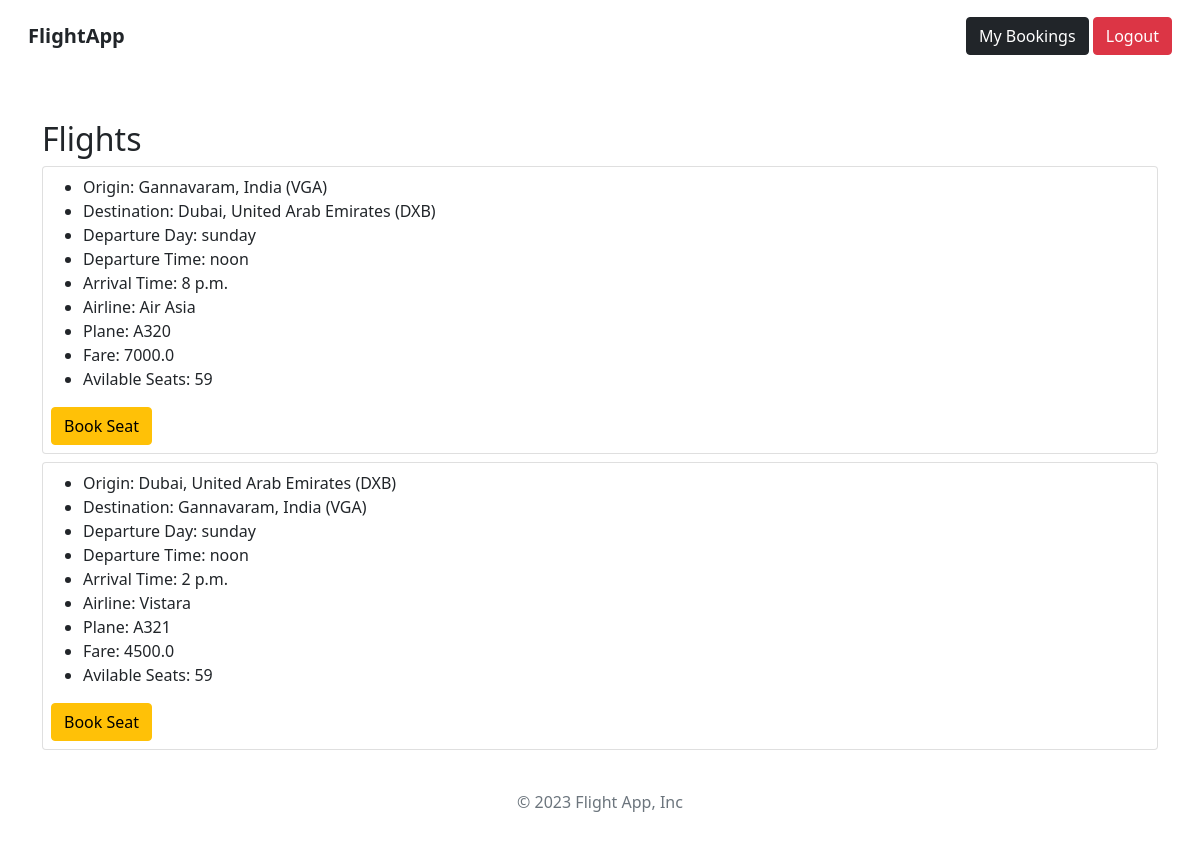
Page /flights/ (signed in) on the committed database.
### base/models.py (models this page shows, shortened)
class Flight(models.Model):
    origin = models.ForeignKey(Place, on_delete=models.CASCADE, related_name="departures")
    destination = models.ForeignKey(Place, on_delete=models.CASCADE, related_name="arrivals")
    departure_time = models.TimeField(auto_now=False, auto_now_add=False)
    departure_day = models.ManyToManyField(Week, related_name="flights_of_the_day")
    duration = models.DurationField(null=True)
    arrival_time = models.TimeField(auto_now=False, auto_now_add=False)
    plane = models.CharField(max_length=24)
    airline = models.CharField(max_length=64)
    fare = models.FloatField(null=True)
    seats = models.PositiveIntegerField(null=True, default=60)

class Place(models.Model):
    city = models.CharField(max_length=64)
    airport = models.CharField(max_length=64)
    code = models.CharField(max_length=3)
    country = models.CharField(max_length=64)
    def __str__(self):
        return f"{self.city}, {self.country} ({self.code})"

class Week(models.Model):
    number = models.IntegerField()
    name = models.CharField(max_length=16)

### base/views.py (the view)
# urls.py: path('flights/', flights, name='flights'),
@login_required(login_url='login')
def flights(request):
    flights = None
    if request.method == 'POST':
        origin = request.POST.get('origin')
        destination = request.POST.get('destination')
        departure_time = request.POST.get('departure_time')
        if departure_time is not '':
            departure_time = datetime.strptime(departure_time, '%H:%M:%S').time()
        flights = Flight.objects.filter(
            origin=origin,
            destination=destination
        )
        if departure_time:
            flights = flights = flights.filter(
            Q(departure_day__number__gt=date.today().weekday()) |
            (Q(departure_day__number=date.today().weekday()) & Q(departure_time__gt=departure_time)))
        else:
            flights = flights = flights.filter(
            Q(departure_day__number__gt=date.today().weekday())
    )
    else:
        flights = Flight.objects.all()
    return render(request, 'base/flights.html', { 'flights' : flights })

### base/templatetags/base_extras.py (called while the page is built)
@register.filter(name='has_group')
def has_group(user, group_name):
    group = Group.objects.get(name=group_name)
    return True if group in user.groups.all() else False

### base/templates/base/flights.html (shortened to what this page needs)
{% extends 'base.html' %}
{% load static crispy_forms_tags %}
{% load static base_extras.py %}
{% block content%}
<div class="container">
    <h2>Flights</h2>
    <div>
        {% for flight in flights %}
        <div class="card p-2 my-2">
            <ul>
                <li>Origin: {{flight.origin}}</li>
                <li>Destination: {{flight.destination}}</li>
                <li>Departure Day:
                    {% for day in flight.departure_day.all %}
                    {{day.name}}
                    {% endfor %}
                </li>
                <li>Departure Time: {{flight.departure_time}}</li>
                <li>Arrival Time: {{flight.arrival_time}}</li>
                <li>Airline: {{flight.airline}}</li>
                <li>Plane: {{flight.plane}}</li>
                <li>Fare: {{flight.fare}}</li>
                <li>Avilable Seats: {{flight.seats}}</li>
            </ul>
            <div>
                {% if request.user|has_group:"admin" %}
                <a href="{% url 'view_bookings' flight.id  %}" class="btn btn-info"> Show bookings</a>
                <a href="{% url 'delete_flight' flight.id %}" class="btn btn-danger">Delete</a>
                {% else %}
                <a href="{% url 'book_flight' flight.id %}" class="btn btn-warning">Book Seat</a>
                {% endif %}
            </div>
        </div>
        {% endfor %}
    </div>
</div>
{% endblock %}

### templates/base.html (shortened to what this page needs)
<!DOCTYPE html>
<html lang="en">
<head>
    <link href="https://cdn.jsdelivr.net/npm/bootstrap@5.0.2/dist/css/bootstrap.min.css" rel="stylesheet"
>
</head>
<body>
    {% load static base_extras.py %}
    <nav class="navbar navbar-expand-lg bg-body-tertiary p-3">
        <div class="container-fluid">
            <div class="navbar-brand">
                <b>FlightApp</b>
            </div>
            <div class="collapse navbar-collapse" id="navbarSupportedContent">
                <div>
                    {% if not request.user.is_authenticated %}
                    <a class="btn btn-outline-primary" href="{% url 'login' %}">Login</a>
                    <a class="btn btn-outline-success" href="{% url 'register' %}">
                        SignUp
                    </a>
                    {% else %}
                    {% if request.user|has_group:"admin" %}
                    <a href="{% url 'add_flight' %}" class="btn btn-primary">Add Flight</a>
                    {% else %}
                    <a href="{% url 'user_bookings' %}" class="btn btn-dark">My Bookings</a>
                    {% endif %}
                    <a href="{% url 'logout' %}" class="btn btn-danger">Logout</a>
                    {% endif %}
                </div>
            </div>
        </div>
    </nav>
    {% block content %}
    {% endblock %}
    <div class="container">
        <footer class="py-3 my-4">
            <p class="text-center text-muted">© 2023 Flight App, Inc</p>
        </footer>
    </div>
</body>
</html>

### rows in the picture
Flight: origin "Gannavaram, India (VGA)", destination "Dubai, United Arab Emirates (DXB)", departure_time "noon", arrival_time "8 p.m.", airline "Air Asia", plane "A320", fare "7000.0", seats "59"
Week: name "sunday"
Flight: origin "Dubai, United Arab Emirates (DXB)", destination "Gannavaram, India (VGA)", departure_time "noon", arrival_time "2 p.m.", airline "Vistara", plane "A321", fare "4500.0", seats "59"
